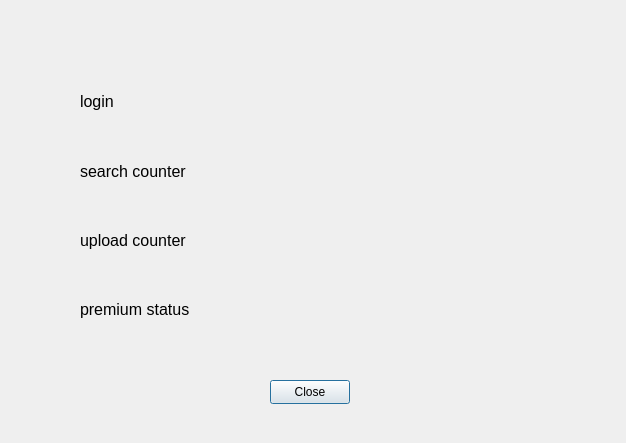
<?xml version="1.0" encoding="UTF-8"?>
<ui version="4.0">
 <class>Information</class>
 <widget class="QDialog" name="Information">
  <property name="geometry">
   <rect>
    <x>0</x>
    <y>0</y>
    <width>626</width>
    <height>443</height>
   </rect>
  </property>
  <property name="windowTitle">
   <string>Dialog</string>
  </property>
  <widget class="QPushButton" name="pushButton">
   <property name="geometry">
    <rect>
     <x>270</x>
     <y>380</y>
     <width>80</width>
     <height>24</height>
    </rect>
   </property>
   <property name="text">
    <string>Close</string>
   </property>
  </widget>
  <widget class="QWidget" name="verticalLayoutWidget">
   <property name="geometry">
    <rect>
     <x>80</x>
     <y>70</y>
     <width>241</width>
     <height>271</height>
    </rect>
   </property>
   <layout class="QVBoxLayout" name="verticalLayout">
    <item>
     <widget class="QLabel" name="login">
      <property name="font">
       <font>
        <pointsize>12</pointsize>
       </font>
      </property>
      <property name="text">
       <string>login</string>
      </property>
     </widget>
    </item>
    <item>
     <widget class="QLabel" name="searchCount">
      <property name="font">
       <font>
        <pointsize>12</pointsize>
       </font>
      </property>
      <property name="text">
       <string>search counter</string>
      </property>
     </widget>
    </item>
    <item>
     <widget class="QLabel" name="uploadCount">
      <property name="font">
       <font>
        <pointsize>12</pointsize>
       </font>
      </property>
      <property name="text">
       <string>upload counter</string>
      </property>
     </widget>
    </item>
    <item>
     <widget class="QLabel" name="premium">
      <property name="font">
       <font>
        <pointsize>12</pointsize>
       </font>
      </property>
      <property name="text">
       <string>premium status</string>
      </property>
     </widget>
    </item>
   </layout>
  </widget>
 </widget>
 <resources/>
 <connections/>
</ui>
